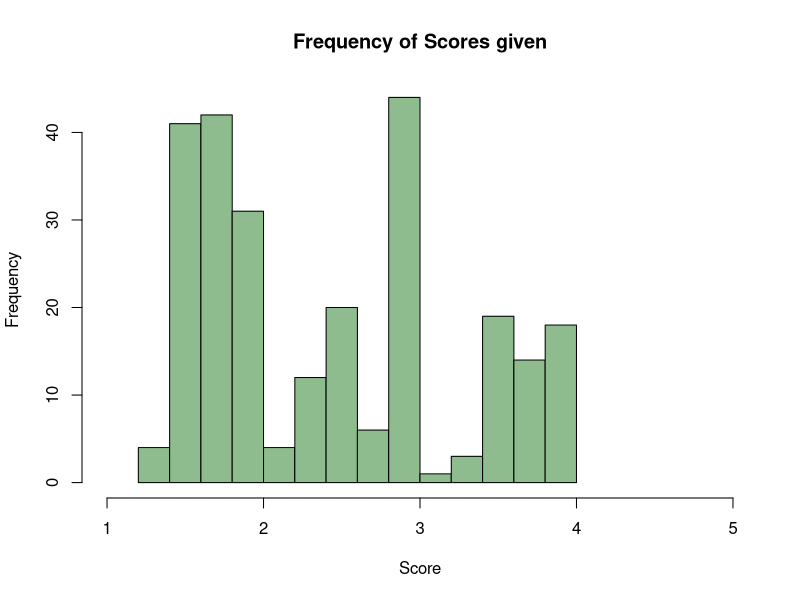
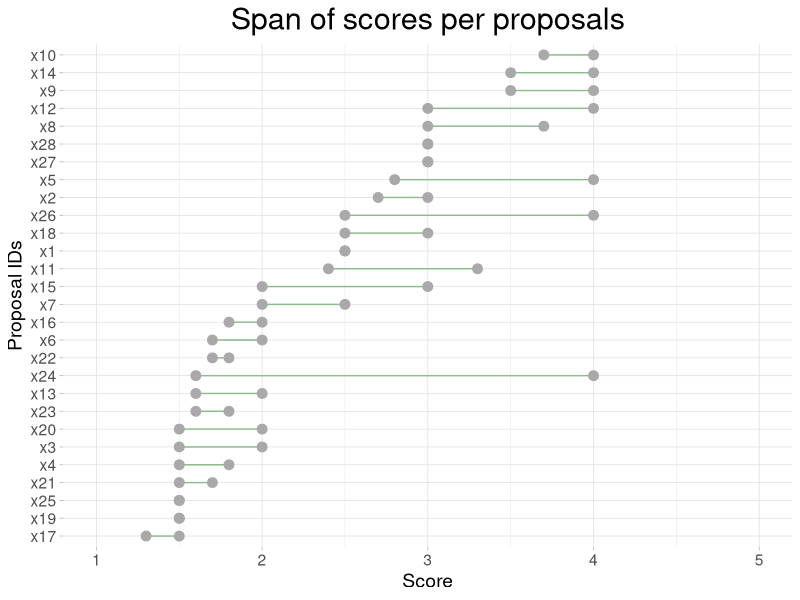
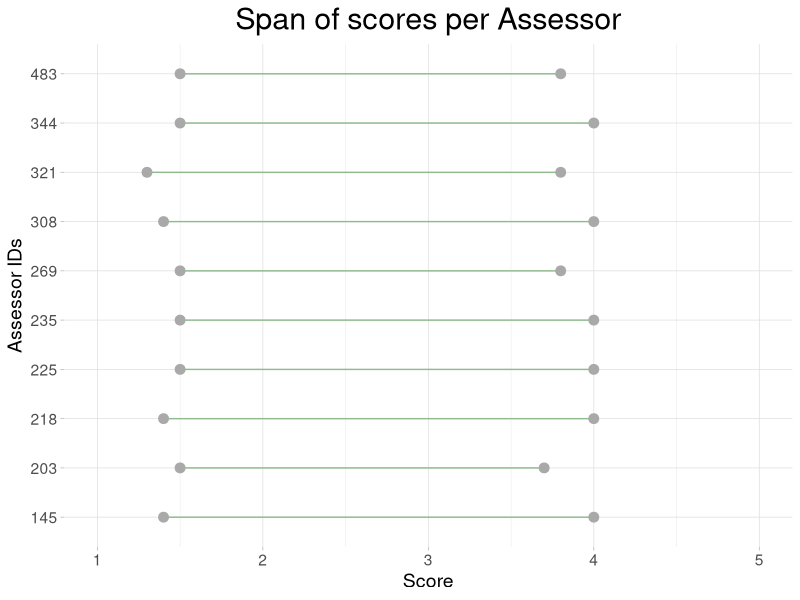
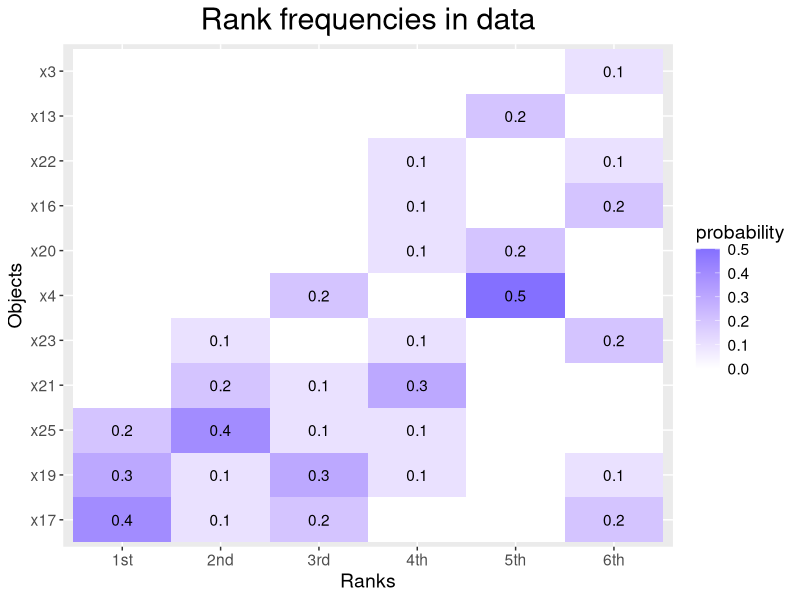

Recreate these plots in R, in order.
library(dplyr)
library(ggplot2)
library(reshape2)
library(data.table)


############################
### Exploratory analysis ##########################################
###########################


### Scores
dat <- read.csv("../data/clean/scores_long.csv")

### Values

dat_clean <- dat[!is.na(dat$value),]
dat_clean <- unique(dat_clean)

dat_clean$grant_id <- as.factor(dat_clean$grant_id)


### Mean and Sd
mean(dat_clean$value)
sd(dat_clean$value, na.rm = TRUE)

### Size
length(unique(dat_clean$grant_id))
length(unique(dat_clean$RandomRevID))


hist(dat_clean$value, main = "Frequency of Scores given",
     xlab = "Score", xlim = c(1,5), col = "darkseagreen")



### Number of observationsper object
for (i in unique(dat_clean$grant_id)) {
  cat(i)
  print(length(dat_clean[dat_clean$grant_id == i,]$value))
}



### Scale take from Gallo et al.

val_min <- c()
val_max <- c()

for (i in 1:length(unique(dat_clean$grant_id))) {
  print(unique(dat_clean$grant_id)[i])
  val_min[i] <- min(dat_clean[dat_clean$grant_id == unique(dat_clean$grant_id)[i],]$value)
  val_max[i] <- max(dat_clean[dat_clean$grant_id == unique(dat_clean$grant_id)[i],]$value)
}



plot_dat <- data.frame(
  ID = c(unique(dat_clean$grant_id)),
  min = val_min,
  max = val_max)

plot_dat <- plot_dat[order(plot_dat$min),]



### Span per proposal.
plot_dat <- plot_dat %>% rowwise() %>% mutate( mymean = mean(c(min,max) )) %>%
  arrange(mymean) %>% mutate(ID =factor(ID, ID))

plot_dat <- plot_dat %>% rowwise() %>% arrange(min) %>% mutate(ID =factor(ID, ID))

ggplot(plot_dat) +
  geom_segment( aes(x=ID, xend=ID, y=max, yend = min), color="darkseagreen") +
  geom_point( aes(x=ID, y=max), color="darkgrey", size=3 ) +
  geom_point( aes(x=ID, y=min), color="darkgrey", size=3 ) +
  coord_flip()+
  theme_light() +
  theme(
    legend.position = "none",
    panel.border = element_blank(),
    plot.title = element_text(size=22, hjust = 0.5),
    text = element_text(size = 14)
  ) +
  xlab("Proposal IDs") +
  ylim(c(1,5)) +
  ylab("Score") +
  ggtitle("Span of scores per proposals")


### Span per assessors


val_min <- c()
val_max <- c()

for (i in 1:length(unique(dat_clean$RandomRevID))) {
  print(unique(dat_clean$RandomRevID)[i])
  val_min[i] <- min(dat_clean[dat_clean$RandomRevID == unique(dat_clean$RandomRevID)[i],]$value)
  val_max[i] <- max(dat_clean[dat_clean$RandomRevID == unique(dat_clean$RandomRevID)[i],]$value)
}

plot_dat_2 <- data.frame(
  ID = unique(dat_clean$RandomRevID),
  min = val_min,
  max = val_max
)

plot_dat_2$ID <- as.factor(plot_dat_2$ID)


ggplot(plot_dat_2) +
  geom_segment( aes(x=ID, xend=ID, y=max, yend = min), color="darkseagreen") +
  geom_point( aes(x=ID, y=max), color="darkgrey", size=3 ) +
  geom_point( aes(x=ID, y=min), color="darkgrey", size=3 ) +
  coord_flip()+
  theme_light() +
  theme(
    legend.position = "none",
    panel.border = element_blank(),
    plot.title = element_text(size=22, hjust = 0.5),
    text = element_text(size = 14)
  ) +
  ylim(c(1,5)) +
  xlab("Assessor IDs") +
  ylab("Score") +
  ggtitle("Span of scores per Assessor")


###################
### Ranking data ################################################3
###################

dat <- read.csv(file = "../data/clean/rank_full_long.csv")

dat_ranks <- dat[!is.na(dat$value),]

rank_1 <- c()
rank_2 <- c()
rank_3 <- c()
rank_4 <- c()
rank_5 <- c()
rank_6 <- c()

rank_ids <- unique(dat_ranks$grant_id)


for (i in 1:11){
  rank_1[i] <- sum(dat_ranks[dat_ranks$grant_id == rank_ids[i],]$value == 1)
  rank_2[i] <- sum(dat_ranks[dat_ranks$grant_id == rank_ids[i],]$value == 2)
  rank_3[i] <- sum(dat_ranks[dat_ranks$grant_id == rank_ids[i],]$value == 3)
  rank_4[i] <- sum(dat_ranks[dat_ranks$grant_id == rank_ids[i],]$value == 4)
  rank_5[i] <- sum(dat_ranks[dat_ranks$grant_id == rank_ids[i],]$value == 5)
  rank_6[i] <- sum(dat_ranks[dat_ranks$grant_id == rank_ids[i],]$value == 6)
}

matrix_counts <- data.frame(
  "grant_id" = rank_ids,
  "1st" = rank_1,
  "2nd" = rank_2,
  "3rd" = rank_3,
  "4th" = rank_4,
  "5th" = rank_5,
  "6th" = rank_6
)

matrix_probs <- data.frame(
  "grant_id" = rank_ids,
  "1st" = rank_1 /10,
  "2nd" = rank_2/10,
  "3rd" = rank_3/10,
  "4th" = rank_4/10,
  "5th" = rank_5/10,
  "6th" = rank_6/10
)

matrix_probs <- matrix_probs[order(matrix_probs$X1st, matrix_probs$X2nd,
                                   matrix_probs$X3rd, matrix_probs$X4th,
                                   matrix_probs$X5th, matrix_probs$X6th,
                                   decreasing = TRUE), ]

order <- matrix_probs$grant_id
order
matrix_probs

matrix_probs$grant_id <- factor(matrix_probs$grant_id, levels = order, ordered = T)

heat_format <- melt(setDT(matrix_probs), id.vars = c("grant_id"), variable.name = "Rank")

matrix_probs <- matrix_probs[order(matrix_probs$X1st, matrix_probs$X2nd,
                                   matrix_probs$X3rd, matrix_probs$X4th,
                                   matrix_probs$X5th, matrix_probs$X6th,
                                   decreasing = TRUE), ]


ggplot(heat_format, aes(Rank, grant_id, fill= value)) + 
  geom_tile() +
  geom_text(aes(label = if_else (condition = value > 0,
                                 as.character(value),"")), color = "black") +
  scale_fill_gradient(low="white", high="lightslateblue") +
  theme(text = element_text(size = 14),
        plot.title = element_text(size=22, hjust = 0.5),
  ) +
  scale_size_area(
    limits = c(0, 0.6),
    max_size = 18
  ) +
  ggtitle("Rank frequencies in data") +
  xlab("Ranks") +
  ylab("Objects") +
  scale_x_discrete(labels=c("X1st" = "1st", "X2nd" = "2nd",
                            "X3rd" = "3rd", "X4th" = "4th",
                            "X5th" = "5th", "X6th" = "6th")) +
  labs(fill = "probability")
